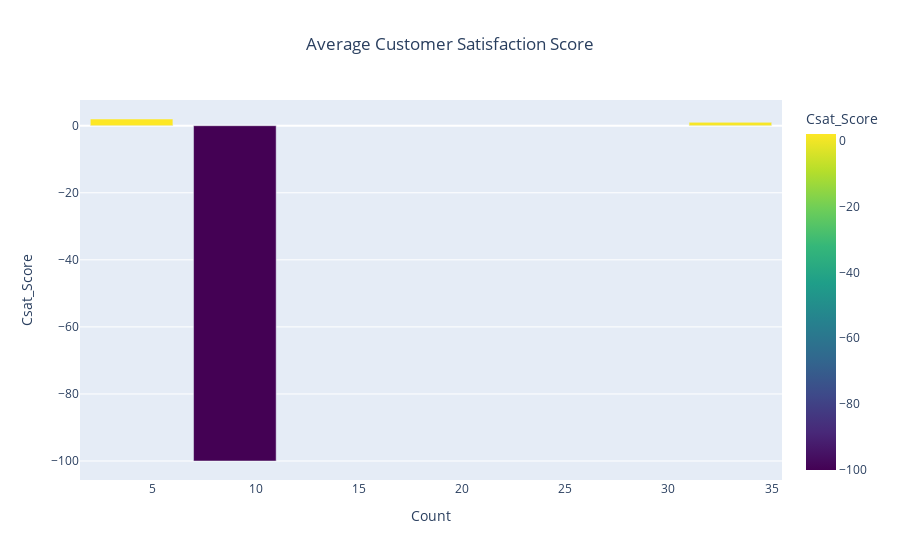

This figure's notebook cell:
### Code cell
df_Site_grouped = df.groupby(['Csat_Score']).size().reset_index(name='Count')
fig = px.bar( df_Site_grouped, x='Count', y='Csat_Score', color='Csat_Score',
        title='Average Customer Satisfaction Score',
        labels={'Customer_Satisfaction': 'Average Satisfaction Score'}, color_continuous_scale='Viridis'
    )
fig.update_layout(title_x=0.5)
fig.show()

### Figure 1 — Plotly figure (JSON) as saved in the notebook; plotly's stock layout.template omitted (floating-point values rounded to 4 significant figures)
{"data": [{"alignmentgroup": "True", "hovertemplate": "Count=%{x}<br>Csat_Score=%{marker.color}<extra></extra>", "legendgroup": "", "marker": {"color": [-100, 1, 2], "coloraxis": "coloraxis", "pattern": {"shape": ""}}, "name": "", "offsetgroup": "", "orientation": "v", "showlegend": false, "textposition": "auto", "type": "bar", "x": [9, 33, 4], "xaxis": "x", "y": [-100, 1, 2], "yaxis": "y"}], "layout": {"barmode": "relative", "coloraxis": {"colorbar": {"title": {"text": "Csat_Score"}}, "colorscale": [[0, "#440154"], [0.1111, "#482878"], [0.2222, "#3e4989"], [0.3333, "#31688e"], [0.4444, "#26828e"], [0.5556, "#1f9e89"], [0.6667, "#35b779"], [0.7778, "#6ece58"], [0.8889, "#b5de2b"], [1, "#fde725"]]}, "legend": {"tracegroupgap": 0}, "title": {"text": "Average Customer Satisfaction Score", "x": 0.5}, "xaxis": {"anchor": "y", "domain": [0, 1], "title": {"text": "Count"}}, "yaxis": {"anchor": "x", "domain": [0, 1], "title": {"text": "Csat_Score"}}}}
